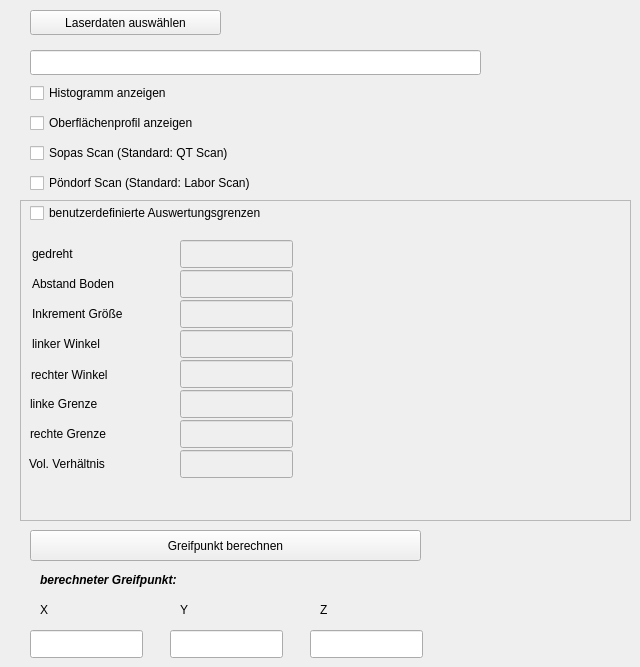
      <widget class="QWidget" name="tab_5">
       <attribute name="title">
        <string>Greifpunkt berechnen</string>
       </attribute>
       <widget class="QPushButton" name="selectData">
        <property name="geometry">
         <rect>
          <x>30</x>
          <y>10</y>
          <width>191</width>
          <height>25</height>
         </rect>
        </property>
        <property name="text">
         <string>Laserdaten auswählen</string>
        </property>
       </widget>
       <widget class="QLineEdit" name="selectedFile">
        <property name="geometry">
         <rect>
          <x>30</x>
          <y>50</y>
          <width>451</width>
          <height>25</height>
         </rect>
        </property>
        <property name="font">
         <font>
          <pointsize>6</pointsize>
         </font>
        </property>
        <property name="dragEnabled">
         <bool>false</bool>
        </property>
        <property name="readOnly">
         <bool>true</bool>
        </property>
       </widget>
       <widget class="QCheckBox" name="showHist">
        <property name="geometry">
         <rect>
          <x>30</x>
          <y>80</y>
          <width>221</width>
          <height>26</height>
         </rect>
        </property>
        <property name="text">
         <string>Histogramm anzeigen</string>
        </property>
       </widget>
       <widget class="QCheckBox" name="showSurface">
        <property name="geometry">
         <rect>
          <x>30</x>
          <y>110</y>
          <width>281</width>
          <height>26</height>
         </rect>
        </property>
        <property name="text">
         <string>Oberflächenprofil anzeigen</string>
        </property>
       </widget>
       <widget class="QLabel" name="label_3">
        <property name="geometry">
         <rect>
          <x>320</x>
          <y>600</y>
          <width>80</width>
          <height>20</height>
         </rect>
        </property>
        <property name="text">
         <string>Z</string>
        </property>
       </widget>
       <widget class="QLabel" name="label_12">
        <property name="geometry">
         <rect>
          <x>40</x>
          <y>570</y>
          <width>251</width>
          <height>20</height>
         </rect>
        </property>
        <property name="font">
         <font>
          <weight>75</weight>
          <italic>true</italic>
          <bold>true</bold>
         </font>
        </property>
        <property name="text">
         <string>berechneter Greifpunkt:</string>
        </property>
       </widget>
       <widget class="QLineEdit" name="zGp">
        <property name="geometry">
         <rect>
          <x>310</x>
          <y>630</y>
          <width>113</width>
          <height>28</height>
         </rect>
        </property>
        <property name="readOnly">
         <bool>true</bool>
        </property>
       </widget>
       <widget class="QLineEdit" name="yGp">
        <property name="geometry">
         <rect>
          <x>170</x>
          <y>630</y>
          <width>113</width>
          <height>28</height>
         </rect>
        </property>
        <property name="readOnly">
         <bool>true</bool>
        </property>
       </widget>
       <widget class="QCheckBox" name="enPoendorf">
        <property name="geometry">
         <rect>
          <x>30</x>
          <y>170</y>
          <width>321</width>
          <height>26</height>
         </rect>
        </property>
        <property name="text">
         <string>Pöndorf Scan (Standard: Labor Scan)</string>
        </property>
       </widget>
       <widget class="QPushButton" name="calculateGP">
        <property name="geometry">
         <rect>
          <x>30</x>
          <y>530</y>
          <width>391</width>
          <height>31</height>
         </rect>
        </property>
        <property name="text">
         <string>Greifpunkt berechnen</string>
        </property>
       </widget>
       <widget class="QLabel" name="label">
        <property name="geometry">
         <rect>
          <x>40</x>
          <y>600</y>
          <width>80</width>
          <height>20</height>
         </rect>
        </property>
        <property name="text">
         <string>X</string>
        </property>
       </widget>
       <widget class="QFrame" name="frame_2">
        <property name="geometry">
         <rect>
          <x>20</x>
          <y>200</y>
          <width>611</width>
          <height>321</height>
         </rect>
        </property>
        <property name="frameShape">
         <enum>QFrame::StyledPanel</enum>
        </property>
        <property name="frameShadow">
         <enum>QFrame::Raised</enum>
        </property>
        <widget class="QLineEdit" name="rightBorder">
         <property name="enabled">
          <bool>false</bool>
         </property>
         <property name="geometry">
          <rect>
           <x>160</x>
           <y>220</y>
           <width>113</width>
           <height>28</height>
          </rect>
         </property>
         <property name="readOnly">
          <bool>false</bool>
         </property>
        </widget>
        <widget class="QLabel" name="label_28">
         <property name="geometry">
          <rect>
           <x>12</x>
           <y>134</y>
           <width>141</width>
           <height>20</height>
          </rect>
         </property>
         <property name="text">
          <string>linker Winkel</string>
         </property>
        </widget>
        <widget class="QLineEdit" name="leftAngle">
         <property name="enabled">
          <bool>false</bool>
         </property>
         <property name="geometry">
          <rect>
           <x>160</x>
           <y>130</y>
           <width>113</width>
           <height>28</height>
          </rect>
         </property>
         <property name="readOnly">
          <bool>false</bool>
         </property>
        </widget>
        <widget class="QCheckBox" name="enUserParameter">
         <property name="geometry">
          <rect>
           <x>10</x>
           <y>0</y>
           <width>281</width>
           <height>26</height>
          </rect>
         </property>
         <property name="text">
          <string>benutzerdefinierte Auswertungsgrenzen</string>
         </property>
        </widget>
        <widget class="QLabel" name="label_14">
         <property name="geometry">
          <rect>
           <x>10</x>
           <y>224</y>
           <width>141</width>
           <height>20</height>
          </rect>
         </property>
         <property name="text">
          <string>rechte Grenze</string>
         </property>
        </widget>
        <widget class="QLineEdit" name="rightAngle">
         <property name="enabled">
          <bool>false</bool>
         </property>
         <property name="geometry">
          <rect>
           <x>160</x>
           <y>160</y>
           <width>113</width>
           <height>28</height>
          </rect>
         </property>
         <property name="readOnly">
          <bool>false</bool>
         </property>
        </widget>
        <widget class="QLineEdit" name="leftBorder">
         <property name="enabled">
          <bool>false</bool>
         </property>
         <property name="geometry">
          <rect>
           <x>160</x>
           <y>190</y>
           <width>113</width>
           <height>28</height>
          </rect>
         </property>
         <property name="readOnly">
          <bool>false</bool>
         </property>
        </widget>
        <widget class="QLabel" name="label_15">
         <property name="geometry">
          <rect>
           <x>11</x>
           <y>165</y>
           <width>141</width>
           <height>20</height>
          </rect>
         </property>
         <property name="text">
          <string>rechter Winkel</string>
         </property>
        </widget>
        <widget class="QLabel" name="label_29">
         <property name="geometry">
          <rect>
           <x>10</x>
           <y>194</y>
           <width>141</width>
           <height>20</height>
          </rect>
         </property>
         <property name="text">
          <string>linke Grenze</string>
         </property>
        </widget>
        <widget class="QLineEdit" name="vRatio">
         <property name="enabled">
          <bool>false</bool>
         </property>
         <property name="geometry">
          <rect>
           <x>160</x>
           <y>250</y>
           <width>113</width>
           <height>28</height>
          </rect>
         </property>
         <property name="readOnly">
          <bool>false</bool>
         </property>
        </widget>
        <widget class="QLabel" name="label_30">
         <property name="geometry">
          <rect>
           <x>9</x>
           <y>254</y>
           <width>141</width>
           <height>20</height>
          </rect>
         </property>
         <property name="text">
          <string>Vol. Verhältnis</string>
         </property>
        </widget>
        <widget class="QLabel" name="label_36">
         <property name="geometry">
          <rect>
           <x>12</x>
           <y>104</y>
           <width>141</width>
           <height>20</height>
          </rect>
         </property>
         <property name="text">
          <string>Inkrement Größe</string>
         </property>
        </widget>
        <widget class="QLineEdit" name="inkrSize">
         <property name="enabled">
          <bool>false</bool>
         </property>
         <property name="geometry">
          <rect>
           <x>160</x>
           <y>100</y>
           <width>113</width>
           <height>28</height>
          </rect>
         </property>
         <property name="readOnly">
          <bool>false</bool>
         </property>
        </widget>
        <widget class="QLabel" name="label_37">
         <property name="geometry">
          <rect>
           <x>12</x>
           <y>74</y>
           <width>141</width>
           <height>20</height>
          </rect>
         </property>
         <property name="text">
          <string>Abstand Boden</string>
         </property>
        </widget>
        <widget class="QLineEdit" name="groundDist">
         <property name="enabled">
          <bool>false</bool>
         </property>
         <property name="geometry">
          <rect>
           <x>160</x>
           <y>70</y>
           <width>113</width>
           <height>28</height>
          </rect>
         </property>
         <property name="readOnly">
          <bool>false</bool>
         </property>
        </widget>
        <widget class="QLineEdit" name="turned">
         <property name="enabled">
          <bool>false</bool>
         </property>
         <property name="geometry">
          <rect>
           <x>160</x>
           <y>40</y>
           <width>113</width>
           <height>28</height>
          </rect>
         </property>
         <property name="readOnly">
          <bool>false</bool>
         </property>
        </widget>
        <widget class="QLabel" name="label_38">
         <property name="geometry">
          <rect>
           <x>12</x>
           <y>44</y>
           <width>141</width>
           <height>20</height>
          </rect>
         </property>
         <property name="text">
          <string>gedreht</string>
         </property>
        </widget>
       </widget>
       <widget class="QCheckBox" name="enSopas">
        <property name="geometry">
         <rect>
          <x>30</x>
          <y>140</y>
          <width>281</width>
          <height>26</height>
         </rect>
        </property>
        <property name="text">
         <string>Sopas Scan (Standard: QT Scan)</string>
        </property>
       </widget>
       <widget class="QLineEdit" name="xGp">
        <property name="geometry">
         <rect>
          <x>30</x>
          <y>630</y>
          <width>113</width>
          <height>28</height>
         </rect>
        </property>
        <property name="readOnly">
         <bool>true</bool>
        </property>
       </widget>
       <widget class="QLabel" name="label_2">
        <property name="geometry">
         <rect>
          <x>180</x>
          <y>600</y>
          <width>80</width>
          <height>20</height>
         </rect>
        </property>
        <property name="text">
         <string>Y</string>
        </property>
       </widget>
       <zorder>frame_2</zorder>
       <zorder>selectData</zorder>
       <zorder>selectedFile</zorder>
       <zorder>showHist</zorder>
       <zorder>showSurface</zorder>
       <zorder>label_3</zorder>
       <zorder>label_12</zorder>
       <zorder>zGp</zorder>
       <zorder>yGp</zorder>
       <zorder>enPoendorf</zorder>
       <zorder>calculateGP</zorder>
       <zorder>label</zorder>
       <zorder>enSopas</zorder>
       <zorder>xGp</zorder>
       <zorder>label_2</zorder>
      </widget>
